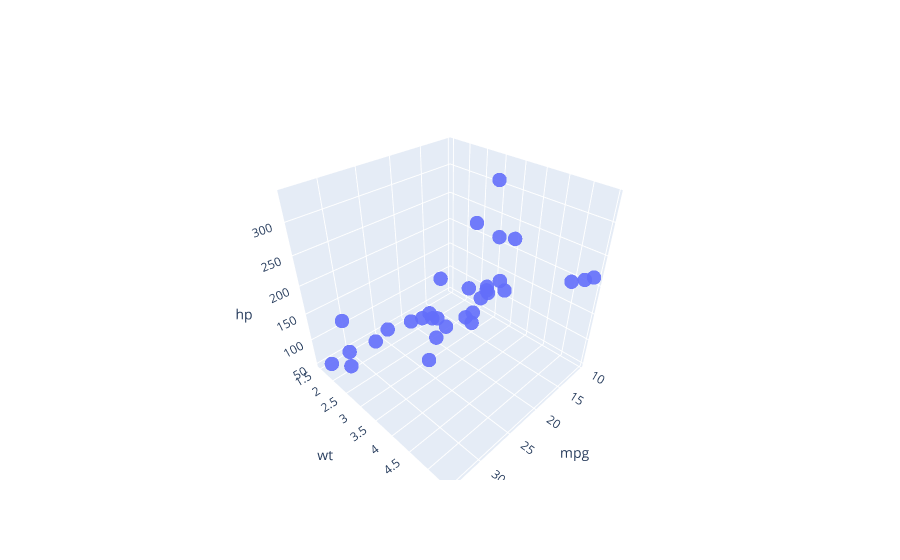

The notebook cell saved with this chart:
### Code cell
graph2 = go.Scatter3d(x=data['mpg'],
                    y=data['wt'],
                    z=data['hp'],
                    marker=dict(opacity=0.9,
                                reversescale=True,
                                colorscale='Blues',
                                size=5),
                    line=dict (width=0.12),
                    mode='markers'
                    )
layout = go.Layout(scene=dict(xaxis=dict(title="mpg"),
                   yaxis=dict( title="wt"),
                   zaxis=dict(title='hp')),)
go.Figure(graph2, layout = layout).show()

### Figure 1 — Plotly figure (JSON) as saved in the notebook; plotly's stock layout.template omitted (floating-point values rounded to 4 significant figures)
{"data": [{"line": {"width": 0.12}, "marker": {"colorscale": [[0, "rgb(247,251,255)"], [0.125, "rgb(222,235,247)"], [0.25, "rgb(198,219,239)"], [0.375, "rgb(158,202,225)"], [0.5, "rgb(107,174,214)"], [0.625, "rgb(66,146,198)"], [0.75, "rgb(33,113,181)"], [0.875, "rgb(8,81,156)"], [1, "rgb(8,48,107)"]], "opacity": 0.9, "reversescale": true, "size": 5}, "mode": "markers", "type": "scatter3d", "x": [21, 21, 22.8, 21.4, 18.7, 18.1, 14.3, 24.4, 22.8, 19.2, 17.8, 16.4, 17.3, 15.2, 10.4, 10.4, 14.7, 32.4, 30.4, 33.9, 21.5, 15.5, 15.2, 13.3, 19.2, 27.3, 26, 30.4, 15.8, 19.7, 15, 21.4], "y": [2.62, 2.875, 2.32, 3.215, 3.44, 3.46, 3.57, 3.19, 3.15, 3.44, 3.44, 4.07, 3.73, 3.78, 5.25, 5.424, 5.345, 2.2, 1.615, 1.835, 2.465, 3.52, 3.435, 3.84, 3.845, 1.935, 2.14, 1.513, 3.17, 2.77, 3.57, 2.78], "z": [110, 110, 93, 110, 175, 105, 245, 62, 95, 123, 123, 180, 180, 180, 205, 215, 230, 66, 52, 65, 97, 150, 150, 245, 175, 66, 91, 113, 264, 175, 335, 109]}], "layout": {"scene": {"xaxis": {"title": {"text": "mpg"}}, "yaxis": {"title": {"text": "wt"}}, "zaxis": {"title": {"text": "hp"}}}}}
